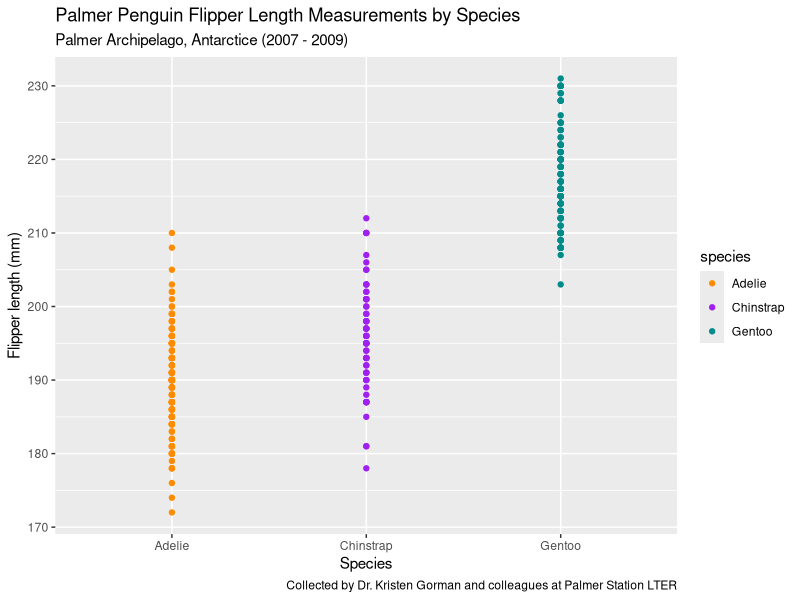

This chart was generated by the following R code:
## ---- chunk 1
library(palmerpenguins)

library(tidyverse)
## ---- chunk 2
exp1<-expression(x^2)

exp1_der<-D(exp1,'x')

x=3

eval(exp1_der)
## ---- chunk 3
exp2<-expression((2*(3*a+2)^4)-5)

exp2_der<-D(exp2,'a')

a=1.2
  
eval(exp2_der)
## ---- chunk 4
ggplot(data = penguins, aes(x = species, y = flipper_length_mm)) +
  geom_point(aes(color = species)) +
  scale_color_manual(values = c("darkorange","purple","cyan4")) +
  labs(x = "Species",
       y = "Flipper length (mm)",
       title = "Palmer Penguin Flipper Length Measurements by Species",
       subtitle = "Palmer Archipelago, Antarctice (2007 - 2009)",
       caption = "Collected by Dr. Kristen Gorman and colleagues at Palmer Station LTER") 

